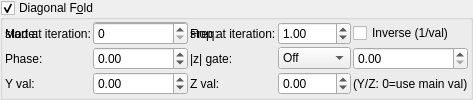
    <widget class="MyGroupBox" name="groupCheck_transf_function_enabledC_false">
     <property name="toolTip">
      <string>&lt;html&gt;&lt;head/&gt;&lt;body&gt;&lt;p&gt;bailout may need to be increased for this option&lt;/p&gt;&lt;/body&gt;&lt;/html&gt;</string>
     </property>
     <property name="title">
      <string>Diagonal F&amp;old</string>
     </property>
     <property name="checkable">
      <bool>true</bool>
     </property>
     <layout class="QVBoxLayout" name="verticalLayout_13" stretch="0">
      <property name="spacing">
       <number>2</number>
      </property>
      <property name="leftMargin">
       <number>2</number>
      </property>
      <property name="topMargin">
       <number>2</number>
      </property>
      <property name="rightMargin">
       <number>2</number>
      </property>
      <property name="bottomMargin">
       <number>2</number>
      </property>
      <item>
       <layout class="QGridLayout" name="gridLayout_68">
        <property name="spacing">
         <number>2</number>
        </property>
        <item row="1" column="3">
         <widget class="MySpinBox" name="spinboxInt_transf_multiplier_stop_iter_21">
          <property name="sizePolicy">
           <sizepolicy hsizetype="Minimum" vsizetype="Maximum">
            <horstretch>0</horstretch>
            <verstretch>0</verstretch>
           </sizepolicy>
          </property>
          <property name="maximum">
           <number>999</number>
          </property>
         </widget>
        </item>
      <item row="1" column="0">
       <widget class="QLabel"><property name="text"><string>Mode:</string></property></widget>
      </item>
      <item row="1" column="1">
       <widget class="MyComboBox" name="comboBox_transf_multiplier_value_mode_2">
        <item><property name="text"><string notr="true">Constant</string></property></item>
        <item><property name="text"><string notr="true">Sine</string></property></item>
        <item><property name="text"><string notr="true">Ramp</string></property></item>
        <item><property name="text"><string notr="true">Exponential</string></property></item>
        <item><property name="text"><string notr="true">Triangle</string></property></item>
        <item><property name="text"><string notr="true">Square</string></property></item>
        <item><property name="text"><string notr="true">Smoothstep</string></property></item>
        <item><property name="text"><string notr="true">Noise</string></property></item>
        <item><property name="text"><string notr="true">Ping-pong</string></property></item>
        <item><property name="text"><string notr="true">Stepped</string></property></item>
       </widget>
      </item>
      <item row="1" column="2">
       <widget class="QLabel"><property name="text"><string>Freq:</string></property></widget>
      </item>
      <item row="1" column="3">
       <widget class="MyDoubleSpinBox" name="spinbox_transf_multiplier_frequency_2">
        <property name="minimum"><double>0.01</double></property><property name="maximum"><double>100.0</double></property>
        <property name="singleStep"><double>0.1</double></property><property name="value"><double>1.0</double></property>
       </widget>
      </item>
      <item row="1" column="4" colspan="2">
       <widget class="MyCheckBox" name="checkBox_transf_multiplier_inverse_2">
        <property name="text"><string>Inverse (1/val)</string></property>
       </widget>
      </item>
      <item row="2" column="0">
       <widget class="QLabel"><property name="text"><string>Phase:</string></property></widget>
      </item>
      <item row="2" column="1">
       <widget class="MyDoubleSpinBox" name="spinbox_transf_multiplier_phase_2">
        <property name="minimum"><double>-10.0</double></property><property name="maximum"><double>10.0</double></property>
        <property name="singleStep"><double>0.1</double></property><property name="value"><double>0.0</double></property>
       </widget>
      </item>
      <item row="2" column="2">
       <widget class="QLabel"><property name="text"><string>|z| gate:</string></property></widget>
      </item>
      <item row="2" column="3">
       <widget class="MyComboBox" name="comboBox_transf_multiplier_threshold_mode_2">
        <item><property name="text"><string notr="true">Off</string></property></item>
        <item><property name="text"><string notr="true">&gt; thresh</string></property></item>
        <item><property name="text"><string notr="true">&lt; thresh</string></property></item>
       </widget>
      </item>
      <item row="2" column="4" colspan="2">
       <widget class="MyDoubleSpinBox" name="spinbox_transf_multiplier_threshold_2">
        <property name="minimum"><double>0.0</double></property><property name="maximum"><double>1000.0</double></property>
        <property name="singleStep"><double>0.1</double></property><property name="value"><double>0.0</double></property>
       </widget>
      </item>
      <item row="3" column="0">
       <widget class="QLabel"><property name="text"><string>Y val:</string></property></widget>
      </item>
      <item row="3" column="1">
       <widget class="MyDoubleSpinBox" name="spinbox_transf_multiplier_scale_y_2">
        <property name="minimum"><double>-100.0</double></property><property name="maximum"><double>100.0</double></property>
        <property name="singleStep"><double>0.01</double></property><property name="value"><double>0.0</double></property>
       </widget>
      </item>
      <item row="3" column="2">
       <widget class="QLabel"><property name="text"><string>Z val:</string></property></widget>
      </item>
      <item row="3" column="3">
       <widget class="MyDoubleSpinBox" name="spinbox_transf_multiplier_scale_z_2">
        <property name="minimum"><double>-100.0</double></property><property name="maximum"><double>100.0</double></property>
        <property name="singleStep"><double>0.01</double></property><property name="value"><double>0.0</double></property>
       </widget>
      </item>
      <item row="3" column="4" colspan="2">
       <widget class="QLabel"><property name="text"><string notr="true">(Y/Z: 0=use main val)</string></property></widget>
      </item>
        <item row="1" column="1">
         <widget class="MySpinBox" name="spinboxInt_transf_multiplier_start_iter_2">
          <property name="sizePolicy">
           <sizepolicy hsizetype="Minimum" vsizetype="Maximum">
            <horstretch>0</horstretch>
            <verstretch>0</verstretch>
           </sizepolicy>
          </property>
          <property name="maximum">
           <number>999</number>
          </property>
         </widget>
        </item>
        <item row="1" column="0">
         <widget class="QLabel" name="label_273">
          <property name="text">
           <string>start at iteration:</string>
          </property>
         </widget>
        </item>
        <item row="1" column="2">
         <widget class="QLabel" name="label_274">
          <property name="text">
           <string>stop at iteration:</string>
          </property>
         </widget>
        </item>
       </layout>
      </item>
     </layout>
    </widget>
